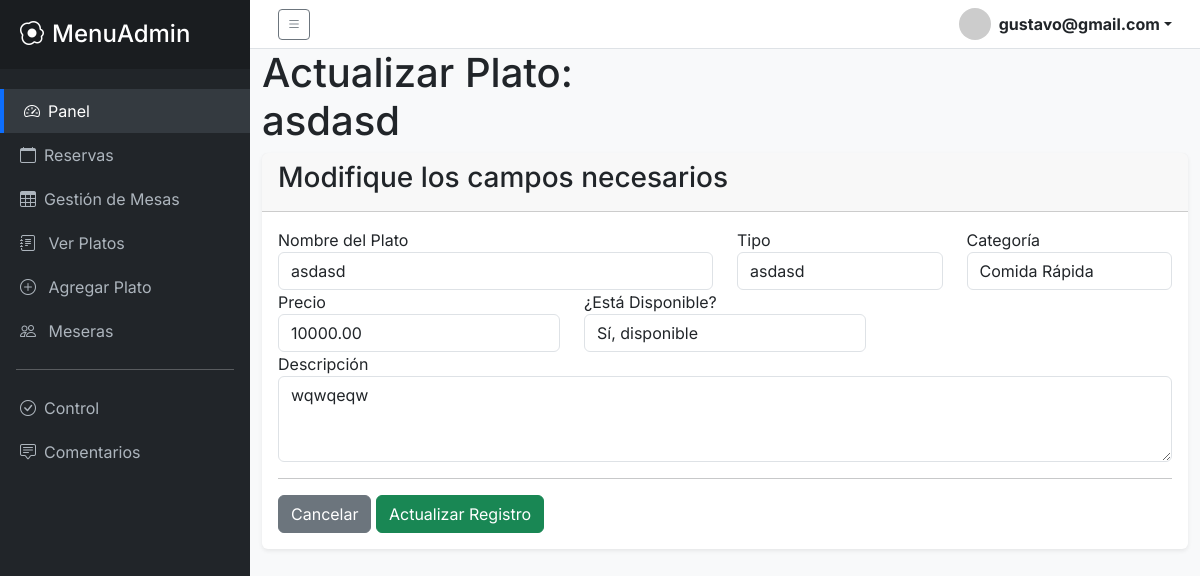
/client/admin/views/menu/update.php?id=21 (signed in), run on the app's committed database.
### tables this page shows
CREATE TABLE `menu` (
  `id_comida` int(11) NOT NULL,
  `nombre_comida` varchar(100) NOT NULL,
  `tipo` varchar(100) NOT NULL,
  `categoria` varchar(50) DEFAULT NULL,
  `precio` decimal(10,2) NOT NULL,
  `descripcion` text DEFAULT NULL,
  `disponible` tinyint(1) DEFAULT 1
);

### client/admin/views/menu/update.php (the view, shortened to what this page needs)
<?php include '../../layouts/parte1.php'; ?>
<?php include '../../../../app/controllers/controllers_admin/platos/read.php'; ?>
<?php
$id_menu_get = $_GET['id'];
$sql = "SELECT * FROM menu WHERE id_comida = :id_menu_get";
$query = $pdo->prepare($sql);
$query->bindParam(':id_menu_get', $id_menu_get);
$query->execute();
$datos_menu = $query->fetch(PDO::FETCH_ASSOC);
$nombre_comida = $datos_menu['nombre_comida'];
$tipo = $datos_menu['tipo'];
$categoria = $datos_menu['categoria'];
$precio = $datos_menu['precio'];
$descripcion = $datos_menu['descripcion'];
$disponible = $datos_menu['disponible'];
?>
<div class="content-header">
    <div class="container-fluid">
        <div class="row mb-2">
            <div class="col-sm-6">
                <h1 class="m-0">Actualizar Plato: <?php echo $nombre_comida; ?></h1>
            </div>
        </div>
    </div>
</div>
<section class="content">
    <div class="container-fluid">
        <div class="card card-success"> <div class="card-header">
                <h3 class="card-title">Modifique los campos necesarios</h3>
            </div>
            <div class="card-body">
                <form action="../../../../app/controllers/controllers_admin/platos/update.php" method="POST">
                    <div class="row">
                        <div class="col-md-6">
                            <div class="form-group">
                                <label>Nombre del Plato</label>
                                <input type="text" name="nombre_comida" class="form-control" value="<?php echo $nombre_comida; ?>" required>
                            </div>
                        </div>
                        <div class="col-md-3">
                            <div class="form-group">
                                <label>Tipo</label>
                                <input type="text" name="tipo" class="form-control" value="<?php echo $tipo; ?>" required>
                            </div>
                        </div>
                        <div class="col-md-3">
                            <div class="form-group">
                                <label>Categoría</label>
                                <select name="categoria" class="form-control" required>
                                    <option value="Comida Rápida" <?php if($categoria == "Comida Rápida") echo "selected"; ?>>Comida Rápida</option>
                                </select>
                            </div>
                        </div>
                    </div>
                    <div class="row">
                        <div class="col-md-4">
                            <div class="form-group">
                                <label>Precio</label>
                                <input type="number" step="0.01" name="precio" class="form-control" value="<?php echo $precio; ?>" required>
                            </div>
                        </div>
                        <div class="col-md-4">
                            <div class="form-group">
                                <label>¿Está Disponible?</label>
                                <select name="disponible" class="form-control" required>
                                    <option value="1" <?php if($disponible == "1") echo "selected"; ?>>Sí, disponible</option>
                                </select>
                            </div>
                        </div>
                    </div>
                    <div class="row">
                        <div class="col-md-12">
                            <div class="form-group">
                                <label>Descripción</label>
                                <textarea name="descripcion" rows="3" class="form-control"><?php echo $descripcion; ?></textarea>
                            </div>
                        </div>
                    </div>
                    <hr>
                    <div class="row">
                        <div class="col-md-12">
                            <a href="index.php" class="btn btn-secondary">Cancelar</a>
                            <button type="submit" class="btn btn-success">Actualizar Registro</button>
                        </div>
                    </div>
                </form>
            </div>
        </div>
    </div>
</section>
<?php include '../../layouts/parte2.php'; ?>

### client/admin/layouts/parte1.php (style rules this page uses)
body { font-family: 'Inter', sans-serif; background-color: #f8f9fa; overflow-x: hidden; }
.card { border: none; box-shadow: 0 0.125rem 0.25rem rgba(0, 0, 0, 0.075); }

### data on the page
menu: nombre_comida "asdasd", tipo "asdasd", categoria "Comida Rápida", precio "10000.00", disponible "Sí, disponible", descripcion "wqwqeqw"

### other printed values
$usuario_sesion "gustavo@gmail.com"
